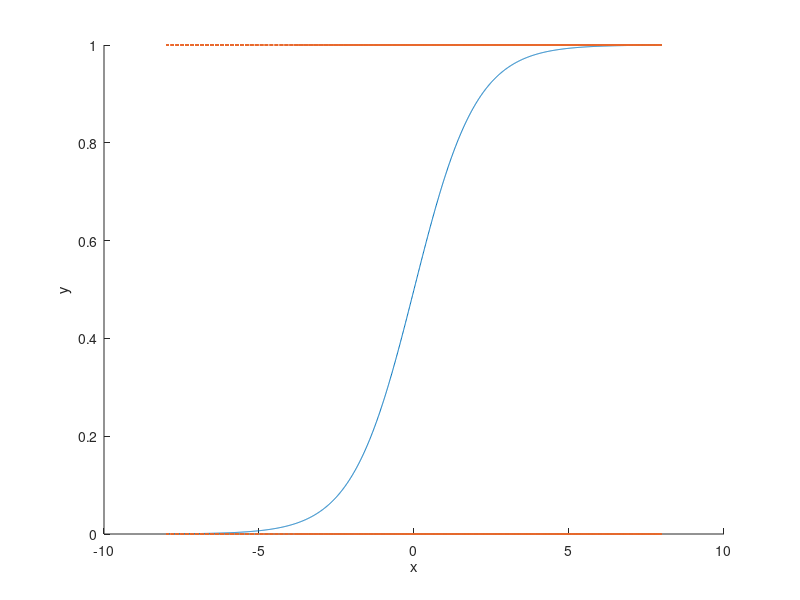

Here is the MATLAB script that generated this plot: (Note: this script raises an error after producing the figure.)
x = [-8:0.01:8];
y = 1./(1.+exp(-x));
one = ones(length(x));
zero = zeros(length(x));
hold on
plot(x,y)
plot(x,one,'--','color',[0.9100    0.4100    0.1700])
plot(x,zero,'--','color',[0.9100    0.4100    0.1700])
xlabel('x')
ylabel('y')
legend({'sigmoid(x)'},'Location','E');
ylim([-0.1 1.1]);
